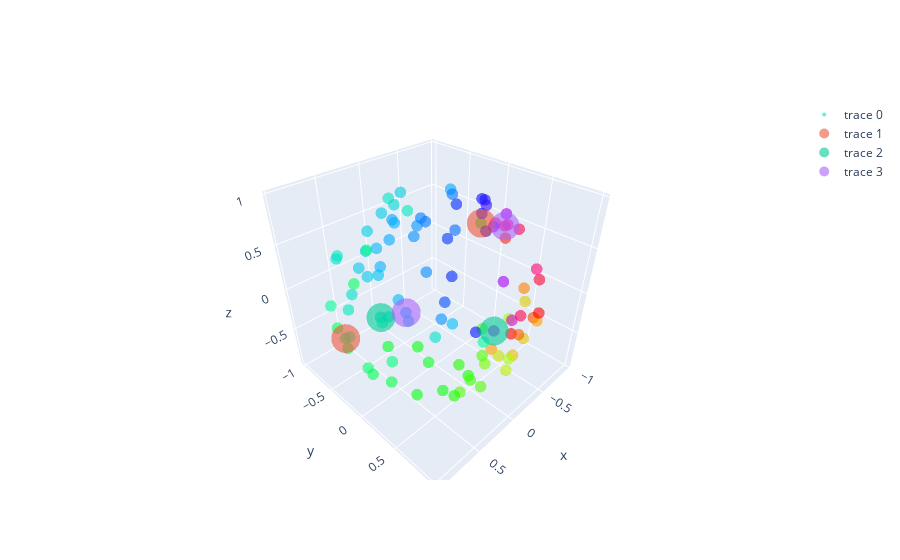

The notebook cell this image was saved under:
### Code cell
ok = output + ".csv"
df = pd.read_csv(ok)
ok = start_end_ + ".csv"
start_end_1 = pd.read_csv(ok)


# 111111111111
# WRITE INPUT HERE
L = [12,15,34,51,71,87] 


x = df.iloc[:,0]
y = df.iloc[:,1]
z = df.iloc[:,2]
c_1 = df.iloc[:,3]
co_1 = np.mod(c_1,1.0)
fig = go.Figure(data=[go.Scatter3d(
    x=x,
    y=y,
    z=z,
    mode='markers',
    text = [str(i) for i in co_1],
    marker=dict(
        size=4,
        color = np.mod(co_1,1.0),             # set color to an array/list of desired values
        colorscale='HSV',
        # choose a colorscale
        opacity=0.6
    )
)])

fig.add_trace(
    go.Scatter3d(
    x = df.iloc[L[:2]].iloc[:,0],
    y = df.iloc[L[:2]].iloc[:,1],
    z = df.iloc[L[:2]].iloc[:,2], mode = "markers",
      
      marker=dict(
        #c = "black",
        size=10,
        color = 1,
        colorscale='magma',             # set color to an array/list of desired values
        #colorscale='black',
        # choose a colorscale
        opacity=0.6
    )))


fig.add_trace(
    go.Scatter3d(
    x = df.iloc[L[2:4]].iloc[:,0],
    y = df.iloc[L[2:4]].iloc[:,1],
    z = df.iloc[L[2:4]].iloc[:,2], mode = "markers",
      
      marker=dict(
        #color = "black",
        size=10,
        color = 0, 
        colorscale='magma',            # set color to an array/list of desired values
        #colorscale='black',
        # choose a colorscale
        opacity=0.6
    )))

fig.add_trace(
    go.Scatter3d(
    x = df.iloc[L[4:]].iloc[:,0],
    y = df.iloc[L[4:]].iloc[:,1],
    z = df.iloc[L[4:]].iloc[:,2], mode = "markers",
      
      marker=dict(
        #color = "black",
        size=10,
        color = 0.5, 
        colorscale='magma',            # set color to an array/list of desired values
        #colorscale='black',
        # choose a colorscale
        opacity=0.6
    )))


fig.show()
